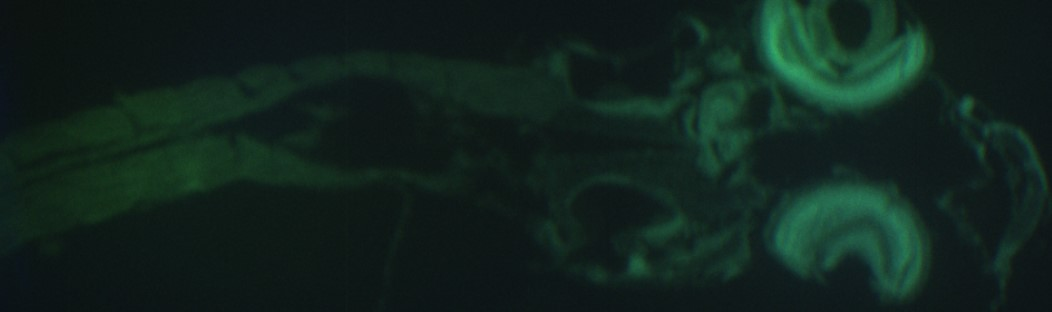
#> input picture DIP_HW3/DIP_HW3_4/fish.jpg, 1052 x 312 px
$ python 2_test.py
#> lines starting #> are read from the running program, lines starting #| are printed output that depends on the picture
import cv2
import numpy as np
import matplotlib.pyplot as plt

# Read the image
image = cv2.imread('fish.jpg', cv2.IMREAD_GRAYSCALE)
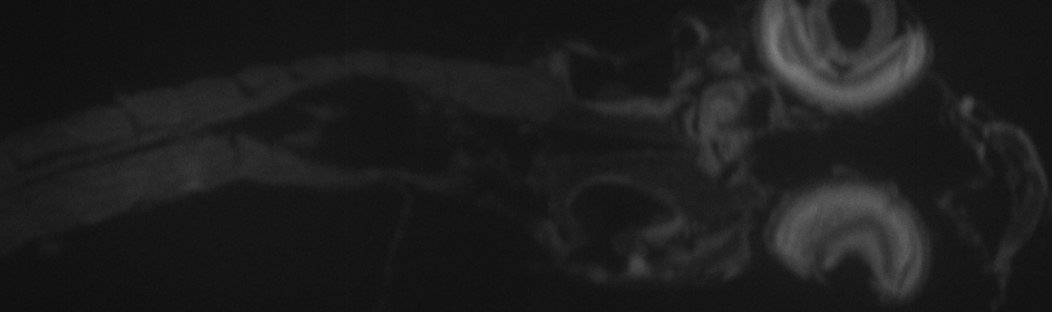
#> image: shape (312, 1052); min 15, max 127, mean 29.7

# Check if the image is valid
if image is None or not isinstance(image, (np.ndarray)):
    raise ValueError("Invalid image provided. Please check the file path.")

# Define Sobel filter kernels
sobel_x = np.array([[-1, 0, 1],
                    [-2, 0, 2],
                    [-1, 0, 1]])

sobel_y = np.array([[1, 2, 1],
                    [0, 0, 0],
                    [-1, -2, -1]])

# Define Laplacian filter kernel
laplacian = np.array([[-1, -1, -1],
                      [-1, 9, -1],
                      [-1, -1, -1]])

# Initialize filtered images
sobel_magnitude = np.zeros_like(image)
laplacian_output = np.zeros_like(image)

# Perform Sobel filtering
rows, cols = image.shape
#> rows = 312; cols = 1052
for i in range(1, rows - 1):
    for j in range(1, cols - 1):
        # Sobel X
        gradient_x = (sobel_x * image[i - 1 : i + 2, j - 1 : j + 2]).sum()
        # Sobel Y
        gradient_y = (sobel_y * image[i - 1 : i + 2, j - 1 : j + 2]).sum()
        sobel_magnitude[i, j] = np.sqrt(gradient_x ** 2 + gradient_y ** 2)
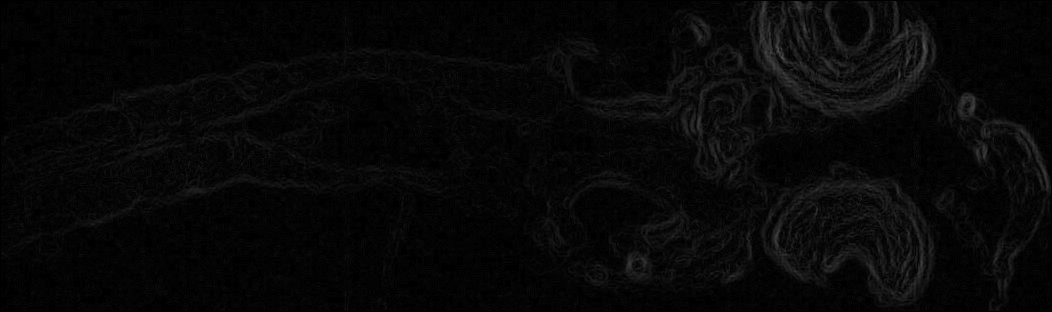
#> sobel_magnitude: shape (312, 1052); min 0, max 85, mean 7.3

# Perform Laplacian filtering
for i in range(1, rows - 1):
    for j in range(1, cols - 1):
        laplacian_output[i, j] = (laplacian * image[i - 1 : i + 2, j - 1 : j + 2]).sum()
laplacian_image = np.uint8(np.abs(laplacian_output))

# Set high boost factor
alpha = 1.5

# High boost filtering
highboost = cv2.addWeighted(image, 1 + alpha, np.clip(np.abs(laplacian_output), 0, 255), -alpha, 0)

plt.figure(figsize = (12, 10))

# Display results
plt.subplot(2, 2, 1)
plt.title('Original Image')
plt.imshow(image, cmap = 'gray')
plt.axis('off')

plt.subplot(2, 2, 2)
plt.title('Sobel Filtered Image')
plt.imshow(sobel_magnitude, cmap = 'gray')
plt.axis('off')

plt.subplot(2, 2, 3)
plt.title('Laplacian Filtered Image')
plt.imshow(laplacian_image, cmap = 'gray')
plt.axis('off')

plt.subplot(2, 2, 4)
plt.title('High-Boost Filtered Image')
plt.imshow(highboost, cmap = 'gray')
plt.axis('off')

# Show plots
plt.tight_layout()
plt.show()
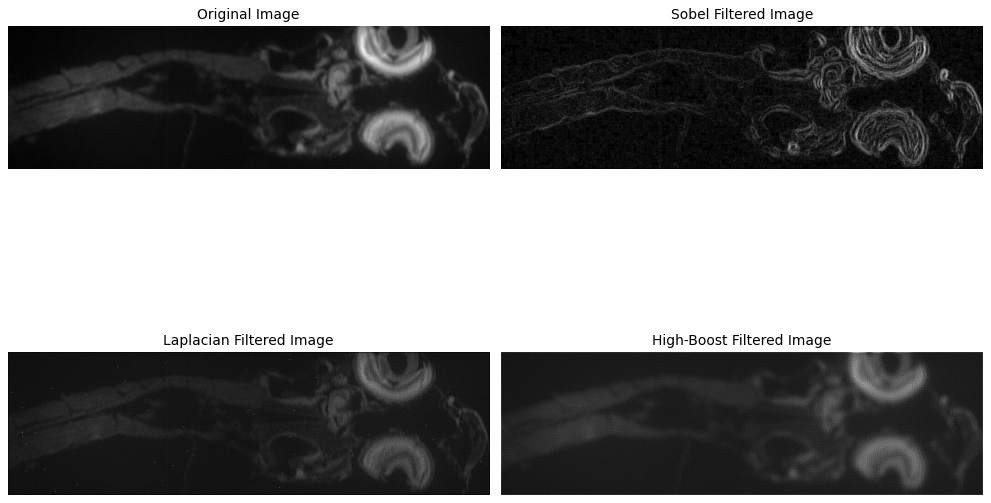
#> figure drawn by matplotlib, 4 panels

$ run again, with DIP_HW3/DIP_HW3_4/2.png saved as DIP_HW3/DIP_HW3_4/fish.jpg
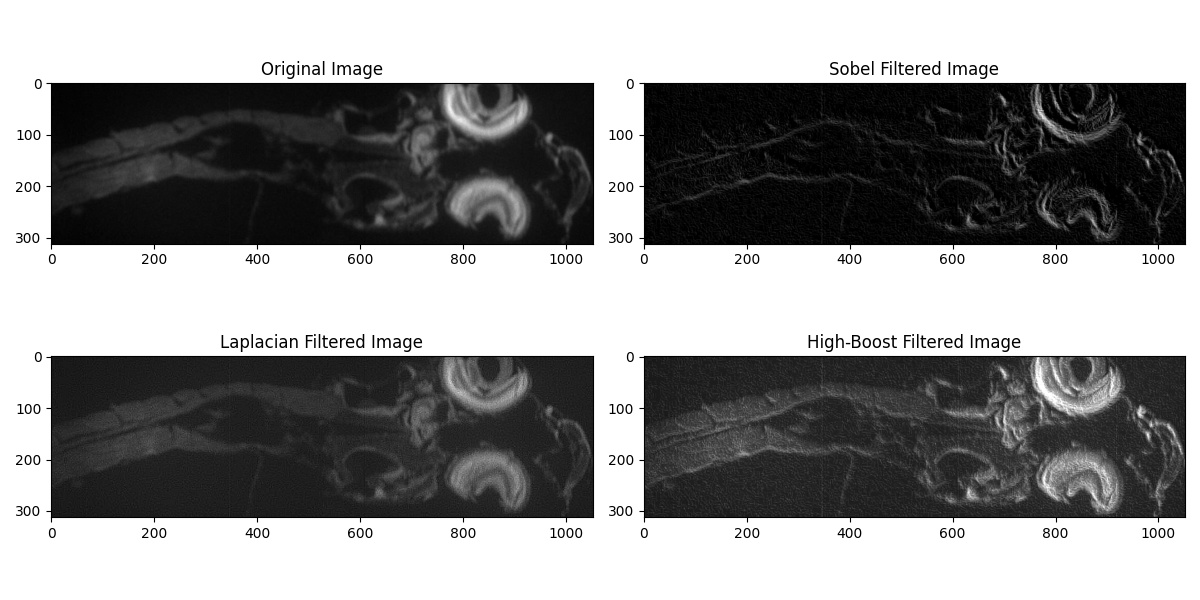
#> input picture DIP_HW3/DIP_HW3_4/2.png, 1200 x 600 px
#> image is the input picture: shape (600, 1200); min 0, max 255, mean 146.1
#> after the loop `for i in range(1, rows - 1):`:
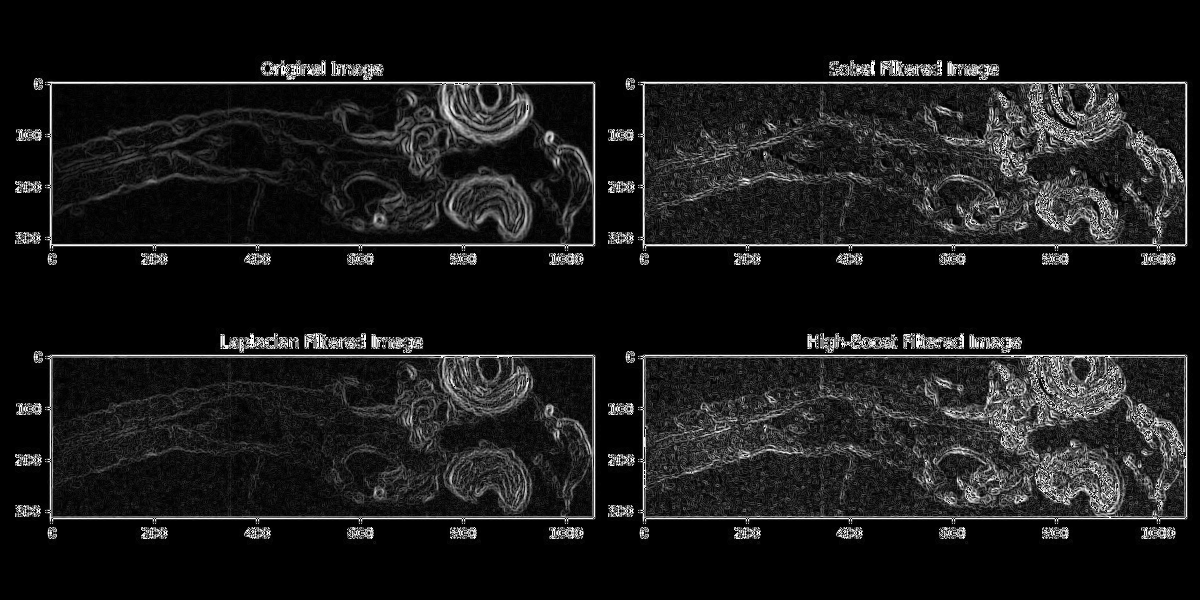
#> sobel_magnitude: shape (600, 1200); min 0, max 255, mean 25.7
#> `plt.show()`:
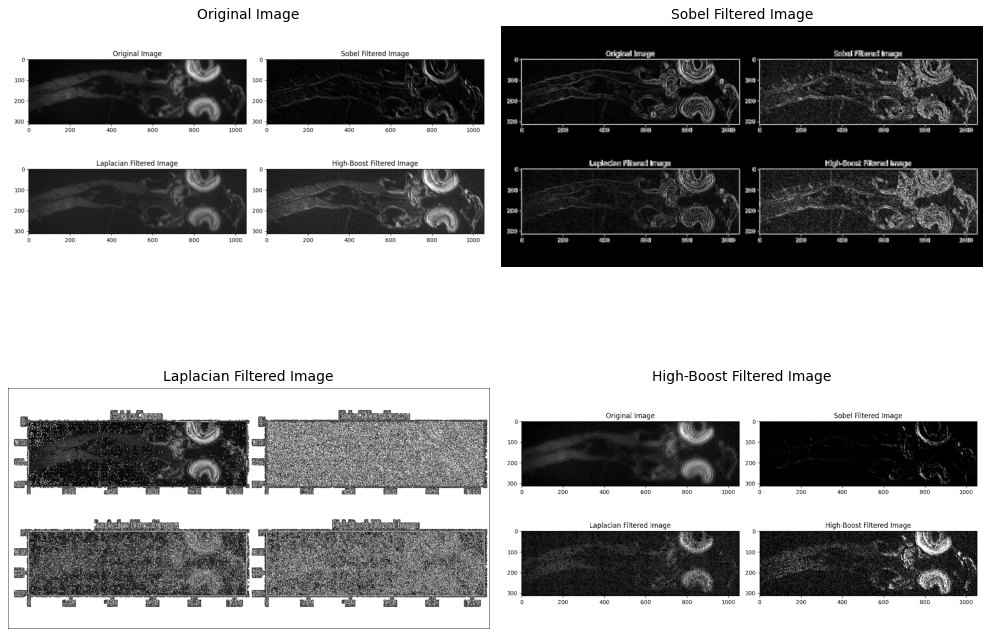
#> figure drawn by matplotlib, 4 panels
